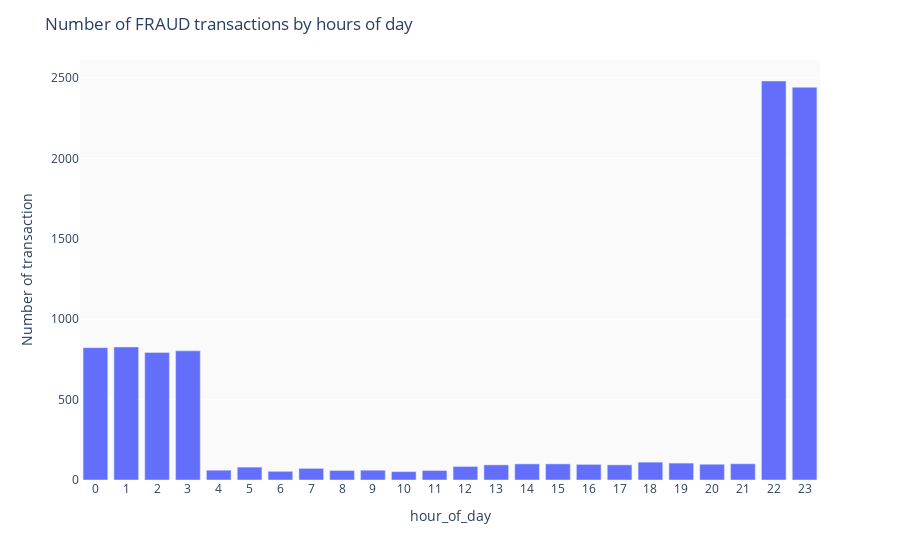

Notebook source saved alongside this figure:
### Code cell
# Plotting the credit card numbers and card holders with the highest amount of fraudulent transactions.
df_ = df[df.is_fraud==1].groupby(by='hour_of_day').agg({'transaction_id':'count'}).reset_index()
# Plotting the number of fraudulent transactions by hours of day.
fig = px.bar(data_frame=df_,
       x='hour_of_day',
       y='transaction_id',
       labels={'transaction_id':'Number of transaction'})
# Setting the title and background color.
fig.update_layout(
    title=dict(
        text='Number of FRAUD transactions by hours of day'
    ),
    plot_bgcolor='#fafafa'
)
# Plotting the number of fraudulent transactions by hours of day.
fig.update_xaxes(type='category')

### Figure 1 — Plotly figure (JSON) as saved in the notebook; plotly's stock layout.template omitted (floating-point values rounded to 4 significant figures)
{"data": [{"alignmentgroup": "True", "hovertemplate": "hour_of_day=%{x}<br>Number of transaction=%{y}<extra></extra>", "legendgroup": "", "marker": {"color": "#636efa", "pattern": {"shape": ""}}, "name": "", "offsetgroup": "", "orientation": "v", "showlegend": false, "textposition": "auto", "type": "bar", "x": [0, 1, 2, 3, 4, 5, 6, 7, 8, 9, 10, 11, 12, 13, 14, 15, 16, 17, 18, 19, 20, 21, 22, 23], "xaxis": "x", "y": [823, 827, 793, 803, 61, 80, 54, 72, 59, 61, 52, 59, 84, 94, 100, 100, 97, 94, 111, 105, 98, 101, 2481, 2442], "yaxis": "y"}], "layout": {"barmode": "relative", "legend": {"tracegroupgap": 0}, "margin": {"t": 60}, "plot_bgcolor": "#fafafa", "title": {"text": "Number of FRAUD transactions by hours of day"}, "xaxis": {"anchor": "y", "domain": [0, 1], "title": {"text": "hour_of_day"}, "type": "category"}, "yaxis": {"anchor": "x", "domain": [0, 1], "title": {"text": "Number of transaction"}}}}
